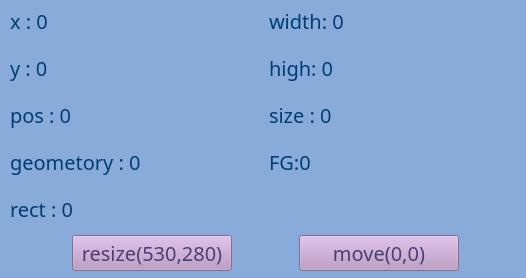
<?xml version="1.0" encoding="UTF-8"?>
<ui version="4.0">
 <class>Form</class>
 <widget class="QWidget" name="Form">
  <property name="geometry">
   <rect>
    <x>0</x>
    <y>0</y>
    <width>526</width>
    <height>278</height>
   </rect>
  </property>
  <property name="font">
   <font>
    <family>方正粗黑宋简体</family>
    <pointsize>15</pointsize>
    <weight>50</weight>
    <italic>false</italic>
    <bold>false</bold>
   </font>
  </property>
  <property name="windowTitle">
   <string>Form</string>
  </property>
  <property name="styleSheet">
   <string notr="true">QWidget{background-color: rgb(136,171,218);
color:rgb(0,61,116);
font: 15pt &quot;方正粗黑宋简体&quot;;}

QPushButton
	{background-color:rgb(187,151,197) ;
color:rgb(78,60,117);
}</string>
  </property>
  <widget class="QWidget" name="layoutWidget">
   <property name="geometry">
    <rect>
     <x>10</x>
     <y>0</y>
     <width>511</width>
     <height>271</height>
    </rect>
   </property>
   <layout class="QVBoxLayout" name="verticalLayout">
    <item>
     <layout class="QGridLayout" name="gridLayout">
      <item row="1" column="0">
       <widget class="QLabel" name="y_label">
        <property name="text">
         <string>y : 0</string>
        </property>
       </widget>
      </item>
      <item row="2" column="1">
       <widget class="QLabel" name="size_label">
        <property name="text">
         <string>size : 0</string>
        </property>
       </widget>
      </item>
      <item row="0" column="1">
       <widget class="QLabel" name="width_label">
        <property name="text">
         <string>width: 0</string>
        </property>
       </widget>
      </item>
      <item row="5" column="0">
       <widget class="QLabel" name="rect_label">
        <property name="text">
         <string>rect : 0</string>
        </property>
       </widget>
      </item>
      <item row="1" column="1">
       <widget class="QLabel" name="high_label">
        <property name="text">
         <string>high: 0</string>
        </property>
       </widget>
      </item>
      <item row="0" column="0">
       <widget class="QLabel" name="x_label">
        <property name="text">
         <string>x : 0</string>
        </property>
       </widget>
      </item>
      <item row="2" column="0">
       <widget class="QLabel" name="pos_label">
        <property name="text">
         <string>pos : 0</string>
        </property>
       </widget>
      </item>
      <item row="3" column="0">
       <widget class="QLabel" name="geometry_label">
        <property name="text">
         <string>geometory : 0</string>
        </property>
       </widget>
      </item>
      <item row="3" column="1">
       <widget class="QLabel" name="frame_label">
        <property name="text">
         <string>FG:0</string>
        </property>
       </widget>
      </item>
     </layout>
    </item>
    <item>
     <layout class="QHBoxLayout" name="horizontalLayout">
      <item>
       <spacer name="horizontalSpacer_2">
        <property name="orientation">
         <enum>Qt::Horizontal</enum>
        </property>
        <property name="sizeHint" stdset="0">
         <size>
          <width>40</width>
          <height>20</height>
         </size>
        </property>
       </spacer>
      </item>
      <item>
       <widget class="QPushButton" name="resize_btn">
        <property name="minimumSize">
         <size>
          <width>160</width>
          <height>34</height>
         </size>
        </property>
        <property name="text">
         <string>resize(530,280)</string>
        </property>
       </widget>
      </item>
      <item>
       <spacer name="horizontalSpacer">
        <property name="orientation">
         <enum>Qt::Horizontal</enum>
        </property>
        <property name="sizeHint" stdset="0">
         <size>
          <width>40</width>
          <height>20</height>
         </size>
        </property>
       </spacer>
      </item>
      <item>
       <widget class="QPushButton" name="move_btn">
        <property name="minimumSize">
         <size>
          <width>160</width>
          <height>34</height>
         </size>
        </property>
        <property name="text">
         <string>move(0,0)</string>
        </property>
       </widget>
      </item>
      <item>
       <spacer name="horizontalSpacer_3">
        <property name="orientation">
         <enum>Qt::Horizontal</enum>
        </property>
        <property name="sizeHint" stdset="0">
         <size>
          <width>40</width>
          <height>20</height>
         </size>
        </property>
       </spacer>
      </item>
     </layout>
    </item>
   </layout>
  </widget>
 </widget>
 <resources/>
 <connections/>
</ui>
